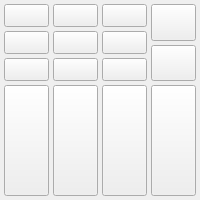
<?xml version="1.0" encoding="UTF-8"?>
<ui version="4.0">
 <class>PTZMovementControls</class>
 <widget class="QWidget" name="PTZMovementControls">
  <property name="geometry">
   <rect>
    <x>0</x>
    <y>0</y>
    <width>200</width>
    <height>200</height>
   </rect>
  </property>
  <property name="sizePolicy">
   <sizepolicy hsizetype="Expanding" vsizetype="Fixed">
    <horstretch>0</horstretch>
    <verstretch>0</verstretch>
   </sizepolicy>
  </property>
  <layout class="QGridLayout" name="movementControlsGridLayout">
   <property name="leftMargin">
    <number>4</number>
   </property>
   <property name="topMargin">
    <number>4</number>
   </property>
   <property name="rightMargin">
    <number>4</number>
   </property>
   <property name="bottomMargin">
    <number>4</number>
   </property>
   <property name="spacing">
    <number>4</number>
   </property>
   <item row="0" column="0" rowspan="3" colspan="3">
    <widget class="QStackedWidget" name="pantiltStack">
     <property name="contextMenuPolicy">
      <enum>Qt::ContextMenuPolicy::CustomContextMenu</enum>
     </property>
     <property name="currentIndex">
      <number>0</number>
     </property>
     <widget class="QWidget" name="buttonsPage">
      <layout class="QGridLayout" name="pantiltGridLayout">
       <property name="leftMargin">
        <number>0</number>
       </property>
       <property name="topMargin">
        <number>0</number>
       </property>
       <property name="rightMargin">
        <number>0</number>
       </property>
       <property name="bottomMargin">
        <number>0</number>
       </property>
       <property name="spacing">
        <number>4</number>
       </property>
       <item row="0" column="0">
        <widget class="SquareToolButton" name="panTiltButton_upleft">
         <property name="sizePolicy">
          <sizepolicy hsizetype="Expanding" vsizetype="Expanding">
           <horstretch>0</horstretch>
           <verstretch>0</verstretch>
          </sizepolicy>
         </property>
         <property name="toolTip">
          <string>PTZ.Action.PanTiltUpLeft.Tooltip</string>
         </property>
         <property name="text">
          <string/>
         </property>
         <property name="icon">
          <iconset resource="ptz-controls.qrc">
           <normaloff>:/icons/icons/pantilt_upleft_dark.svg</normaloff>:/icons/icons/pantilt_upleft_dark.svg</iconset>
         </property>
        </widget>
       </item>
       <item row="0" column="1">
        <widget class="SquareToolButton" name="panTiltButton_up">
         <property name="sizePolicy">
          <sizepolicy hsizetype="Expanding" vsizetype="Expanding">
           <horstretch>0</horstretch>
           <verstretch>0</verstretch>
          </sizepolicy>
         </property>
         <property name="toolTip">
          <string>PTZ.Action.PanTiltUp.Tooltip</string>
         </property>
         <property name="text">
          <string/>
         </property>
         <property name="icon">
          <iconset resource="ptz-controls.qrc">
           <normaloff>:/icons/icons/pantilt_up_dark.svg</normaloff>:/icons/icons/pantilt_up_dark.svg</iconset>
         </property>
        </widget>
       </item>
       <item row="2" column="2">
        <widget class="SquareToolButton" name="panTiltButton_downright">
         <property name="sizePolicy">
          <sizepolicy hsizetype="Expanding" vsizetype="Expanding">
           <horstretch>0</horstretch>
           <verstretch>0</verstretch>
          </sizepolicy>
         </property>
         <property name="toolTip">
          <string>PTZ.Action.PanTiltDownRight.Tooltip</string>
         </property>
         <property name="text">
          <string/>
         </property>
         <property name="icon">
          <iconset resource="ptz-controls.qrc">
           <normaloff>:/icons/icons/pantilt_downright_dark.svg</normaloff>:/icons/icons/pantilt_downright_dark.svg</iconset>
         </property>
        </widget>
       </item>
       <item row="0" column="2">
        <widget class="SquareToolButton" name="panTiltButton_upright">
         <property name="sizePolicy">
          <sizepolicy hsizetype="Expanding" vsizetype="Expanding">
           <horstretch>0</horstretch>
           <verstretch>0</verstretch>
          </sizepolicy>
         </property>
         <property name="toolTip">
          <string>PTZ.Action.PanTiltUpRight.Tooltip</string>
         </property>
         <property name="text">
          <string/>
         </property>
         <property name="icon">
          <iconset resource="ptz-controls.qrc">
           <normaloff>:/icons/icons/pantilt_upright_dark.svg</normaloff>:/icons/icons/pantilt_upright_dark.svg</iconset>
         </property>
        </widget>
       </item>
       <item row="1" column="1">
        <widget class="SquareToolButton" name="panTiltButton_home">
         <property name="sizePolicy">
          <sizepolicy hsizetype="Expanding" vsizetype="Expanding">
           <horstretch>0</horstretch>
           <verstretch>0</verstretch>
          </sizepolicy>
         </property>
         <property name="text">
          <string/>
         </property>
         <property name="icon">
          <iconset resource="ptz-controls.qrc">
           <normaloff>:/icons/icons/pantilt_home_dark.svg</normaloff>:/icons/icons/pantilt_home_dark.svg</iconset>
         </property>
        </widget>
       </item>
       <item row="1" column="0">
        <widget class="SquareToolButton" name="panTiltButton_left">
         <property name="sizePolicy">
          <sizepolicy hsizetype="Expanding" vsizetype="Expanding">
           <horstretch>0</horstretch>
           <verstretch>0</verstretch>
          </sizepolicy>
         </property>
         <property name="toolTip">
          <string>PTZ.Action.PanTiltLeft.Tooltip</string>
         </property>
         <property name="text">
          <string/>
         </property>
         <property name="icon">
          <iconset resource="ptz-controls.qrc">
           <normaloff>:/icons/icons/pantilt_left_dark.svg</normaloff>:/icons/icons/pantilt_left_dark.svg</iconset>
         </property>
        </widget>
       </item>
       <item row="2" column="1">
        <widget class="SquareToolButton" name="panTiltButton_down">
         <property name="sizePolicy">
          <sizepolicy hsizetype="Expanding" vsizetype="Expanding">
           <horstretch>0</horstretch>
           <verstretch>0</verstretch>
          </sizepolicy>
         </property>
         <property name="toolTip">
          <string>PTZ.Action.PanTiltDown.Tooltip</string>
         </property>
         <property name="text">
          <string/>
         </property>
         <property name="icon">
          <iconset resource="ptz-controls.qrc">
           <normaloff>:/icons/icons/pantilt_down_dark.svg</normaloff>:/icons/icons/pantilt_down_dark.svg</iconset>
         </property>
        </widget>
       </item>
       <item row="2" column="0">
        <widget class="SquareToolButton" name="panTiltButton_downleft">
         <property name="sizePolicy">
          <sizepolicy hsizetype="Expanding" vsizetype="Expanding">
           <horstretch>0</horstretch>
           <verstretch>0</verstretch>
          </sizepolicy>
         </property>
         <property name="toolTip">
          <string>PTZ.Action.PanTiltDownLeft.Tooltip</string>
         </property>
         <property name="text">
          <string/>
         </property>
         <property name="icon">
          <iconset resource="ptz-controls.qrc">
           <normaloff>:/icons/icons/pantilt_downleft_dark.svg</normaloff>:/icons/icons/pantilt_downleft_dark.svg</iconset>
         </property>
        </widget>
       </item>
       <item row="1" column="2">
        <widget class="SquareToolButton" name="panTiltButton_right">
         <property name="sizePolicy">
          <sizepolicy hsizetype="Expanding" vsizetype="Expanding">
           <horstretch>0</horstretch>
           <verstretch>0</verstretch>
          </sizepolicy>
         </property>
         <property name="toolTip">
          <string>PTZ.Action.PanTiltRight.Tooltip</string>
         </property>
         <property name="text">
          <string/>
         </property>
         <property name="icon">
          <iconset resource="ptz-controls.qrc">
           <normaloff>:/icons/icons/pantilt_right_dark.svg</normaloff>:/icons/icons/pantilt_right_dark.svg</iconset>
         </property>
        </widget>
       </item>
      </layout>
     </widget>
     <widget class="QWidget" name="touchPage">
      <layout class="QVBoxLayout" name="touchPageVerticalLayout">
       <property name="leftMargin">
        <number>0</number>
       </property>
       <property name="topMargin">
        <number>0</number>
       </property>
       <property name="rightMargin">
        <number>0</number>
       </property>
       <property name="bottomMargin">
        <number>0</number>
       </property>
       <item>
        <widget class="TouchControl" name="panTiltTouch" native="true"/>
       </item>
      </layout>
     </widget>
    </widget>
   </item>
   <item row="0" column="3" rowspan="3">
    <layout class="QVBoxLayout" name="zoomControlsVerticalLayout">
     <item>
      <widget class="SquareToolButton" name="zoomButton_tele">
       <property name="sizePolicy">
        <sizepolicy hsizetype="Expanding" vsizetype="Expanding">
         <horstretch>0</horstretch>
         <verstretch>0</verstretch>
        </sizepolicy>
       </property>
       <property name="toolTip">
        <string>PTZ.Action.ZoomTele.Tooltip</string>
       </property>
       <property name="layoutDirection">
        <enum>Qt::LayoutDirection::LeftToRight</enum>
       </property>
       <property name="icon">
        <iconset resource="ptz-controls.qrc">
         <normaloff>:/icons/icons/zoom_in_dark.svg</normaloff>:/icons/icons/zoom_in_dark.svg</iconset>
       </property>
      </widget>
     </item>
     <item>
      <widget class="SquareToolButton" name="zoomButton_wide">
       <property name="sizePolicy">
        <sizepolicy hsizetype="Expanding" vsizetype="Expanding">
         <horstretch>0</horstretch>
         <verstretch>0</verstretch>
        </sizepolicy>
       </property>
       <property name="toolTip">
        <string>PTZ.Action.ZoomWide.Tooltip</string>
       </property>
       <property name="icon">
        <iconset resource="ptz-controls.qrc">
         <normaloff>:/icons/icons/zoom_out_dark.svg</normaloff>:/icons/icons/zoom_out_dark.svg</iconset>
       </property>
      </widget>
     </item>
    </layout>
   </item>
   <item row="3" column="0">
    <widget class="SquareToolButton" name="focusButton_auto">
     <property name="sizePolicy">
      <sizepolicy hsizetype="Expanding" vsizetype="Expanding">
       <horstretch>0</horstretch>
       <verstretch>0</verstretch>
      </sizepolicy>
     </property>
     <property name="toolTip">
      <string>PTZ.Action.FocusAutoToggle.Tooltip</string>
     </property>
     <property name="icon">
      <iconset resource="ptz-controls.qrc">
       <normaloff>:/icons/icons/focus_auto_dark.svg</normaloff>:/icons/icons/focus_auto_dark.svg</iconset>
     </property>
     <property name="checkable">
      <bool>true</bool>
     </property>
    </widget>
   </item>
   <item row="3" column="1">
    <widget class="SquareToolButton" name="focusButton_near">
     <property name="sizePolicy">
      <sizepolicy hsizetype="Expanding" vsizetype="Expanding">
       <horstretch>0</horstretch>
       <verstretch>0</verstretch>
      </sizepolicy>
     </property>
     <property name="toolTip">
      <string>PTZ.Action.FocusNear.Tooltip</string>
     </property>
     <property name="icon">
      <iconset resource="ptz-controls.qrc">
       <normaloff>:/icons/icons/focus_near_dark.svg</normaloff>:/icons/icons/focus_near_dark.svg</iconset>
     </property>
    </widget>
   </item>
   <item row="3" column="2">
    <widget class="SquareToolButton" name="focusButton_far">
     <property name="sizePolicy">
      <sizepolicy hsizetype="Expanding" vsizetype="Expanding">
       <horstretch>0</horstretch>
       <verstretch>0</verstretch>
      </sizepolicy>
     </property>
     <property name="toolTip">
      <string>PTZ.Action.FocusFar.Tooltip</string>
     </property>
     <property name="layoutDirection">
      <enum>Qt::LayoutDirection::LeftToRight</enum>
     </property>
     <property name="icon">
      <iconset resource="ptz-controls.qrc">
       <normaloff>:/icons/icons/focus_far_dark.svg</normaloff>:/icons/icons/focus_far_dark.svg</iconset>
     </property>
    </widget>
   </item>
   <item row="3" column="3">
    <widget class="SquareToolButton" name="focusButton_onetouch">
     <property name="sizePolicy">
      <sizepolicy hsizetype="Expanding" vsizetype="Expanding">
       <horstretch>0</horstretch>
       <verstretch>0</verstretch>
      </sizepolicy>
     </property>
     <property name="toolTip">
      <string>PTZ.Action.FocusOneTouch.Tooltip</string>
     </property>
     <property name="text">
      <string/>
     </property>
     <property name="class" stdset="0">
      <string notr="true">icon-touch</string>
     </property>
    </widget>
   </item>
  </layout>
 </widget>
 <customwidgets>
  <customwidget>
   <class>TouchControl</class>
   <extends>QWidget</extends>
   <header>touch-control.hpp</header>
   <container>1</container>
  </customwidget>
  <customwidget>
   <class>SquareToolButton</class>
   <extends>QToolButton</extends>
   <header>square-tool-button.hpp</header>
  </customwidget>
 </customwidgets>
 <resources/>
 <connections/>
</ui>
